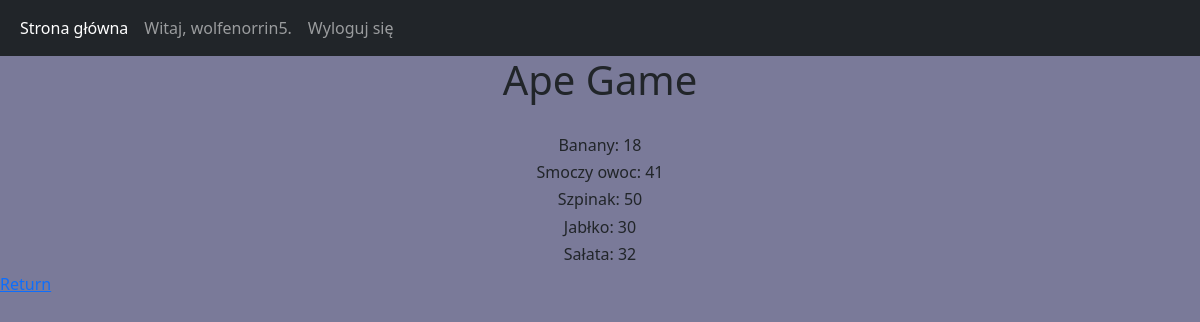
/equipment (signed in), run on an earlier commit of the app's database.
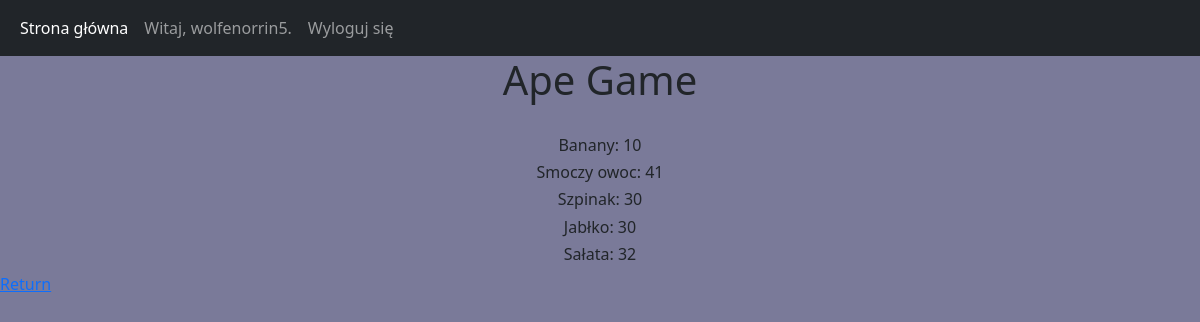
And on a later commit of the database.
### monkeapp/models.py (models this page shows)
class Equipment(models.Model):
    item1 = models.IntegerField(default=0)
    item2 = models.IntegerField(default=0)
    item3 = models.IntegerField(default=0)
    item4 = models.IntegerField(default=0)
    item5 = models.IntegerField(default=0)
    equipment_owner = models.ForeignKey(User, on_delete=models.CASCADE)

### monkeapp/views.py (the view)
# urls.py: path('equipment', views.equipment, name="Equipment"),
def equipment(request):
	if not request.user.is_authenticated:
		return redirect(homepage)
	items = Equipment.objects.all().get(equipment_owner=request.user.id)
	context = {
		'items': items
	}
	return render(request, 'equipment.html', context=context)

### monkeapp/templates/equipment.html (shortened to what this page needs)
{% extends 'base.html' %}
{% block content %}
<center>
    <h1>Ape Game</h1>
</center>
<br>
<center>
        <h6>Banany: {{items.item1}}</h6>
        <h6>Smoczy owoc: {{items.item2}}</h6>
        <h6>Szpinak: {{items.item3}}</h6>
        <h6>Jabłko: {{items.item4}}</h6>
        <h6>Sałata: {{items.item5}}</h6>
</center>
<a href="/">
    Return
</a>
{% endblock %}

What changed in the data, as far as the page shows it:
changed Equipment: item1 "18" → "10"; item3 "50" → "30"
